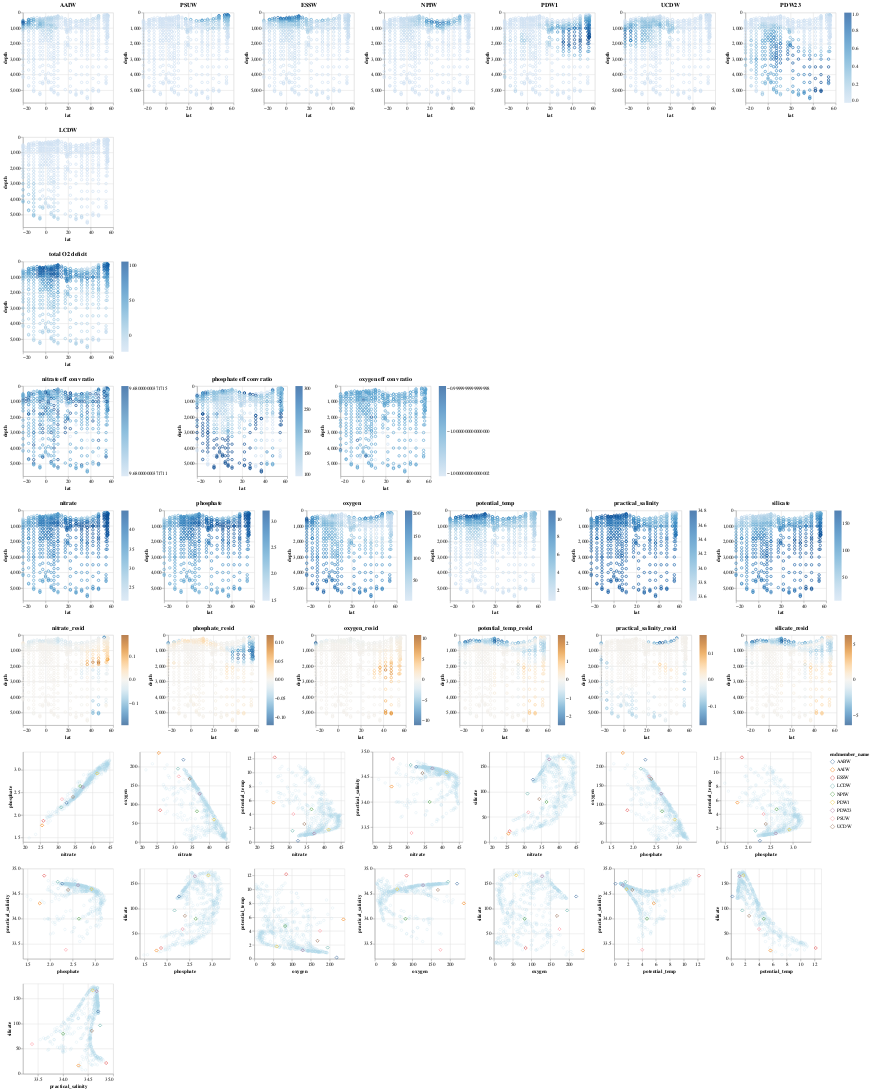

The cell this chart's notebook holds for it:
### Code cell
build_altair_viz(ompa_soln, xaxis_colname="lat", yaxis_colname="depth" )
